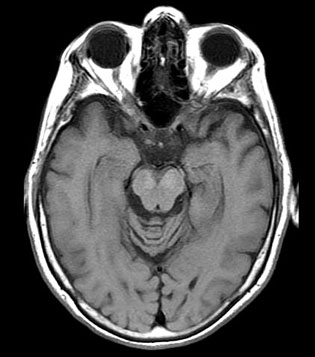
%> input picture Lab 3/BrainMRI.jpg, 315 x 357 px
$ octave Lab3.m   (GNU Octave 9; MATLAB toolbox functions it lacks are replaced by stand-ins)
%> lines starting %> are read from the running program, lines starting %| are printed output that depends on the picture; in (x1, y1, x2, y2) boxes, pixels count from 0 and x2, y2 are one past the last pixel; in counts of white or black regions, pixels touching at a corner belong together; the program's own positions count from 1
close all, clear all;

img = imread('BrainMRI.jpg');
%> img is the input picture: size 357x315x3 uint8; min 0, max 255, mean 76.4
imshow(img); title('Original');
imgg = rgb2gray(img);

BW = imgg > 60;
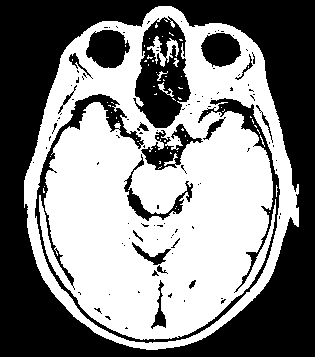
%> BW: size 357x315 logical; 51.6% white; 109 black regions (89 under 20 px), largest, box (x1, y1, x2, y2) and area: (0, 0, 315, 357) 40641, (35, 94, 280, 343) 4529, (133, 16, 191, 128) 3787
figure,
subplot(2,3,1);
imshow(BW); title('Original BW');
se = strel('disk',3); %variaa este constante !!!
%se = strel('line',3, 45); %variar para 'square', 'line', 'disk'
%se = strel('square',3);
%se = strel('ball',3);

BW1 = imerode(BW, se);
%> BW1: size 357x315 logical; 39.1% white; 25 white regions (18 under 20 px), largest, box (x1, y1, x2, y2) and area: (46, 104, 271, 338) 32020, (26, 21, 297, 348) 11095, (146, 8, 184, 22) 248
subplot(2,3,2);imshow(BW1);title('Eros鉶');

BW2 = imdilate(BW, se);
%> BW2: size 357x315 logical; 61.7% white; 46 black regions (31 under 20 px), largest, box (x1, y1, x2, y2) and area: (0, 0, 315, 357) 38354, (137, 63, 179, 126) 1255, (88, 32, 124, 66) 925
subplot(2,3,3);imshow(BW2);title('Dilata玢o');

BW3 = imopen(BW, se);
%> BW3: size 357x315 logical; 49.7% white; 11 white regions, largest, box (x1, y1, x2, y2) and area: (39, 102, 273, 340) 37311, (24, 6, 299, 350) 18098, (254, 108, 271, 142) 216
subplot(2,3,4);imshow(BW3);title('Abertura');

BW4 = imclose(BW, se);
%> BW4: size 357x315 logical; 56.4% white; 28 black regions
subplot(2,3,1);imshow(BW4);title('Fecho');

[lb num] = bwlabel(BW3); %estava BW3
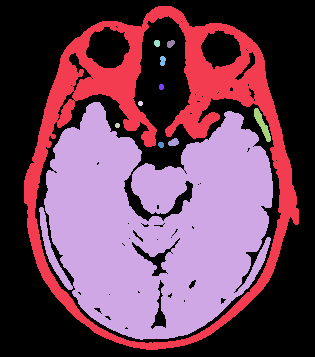
%> lb: size 357x315 double; 12 distinct labels, from 0 to 11; one colour per label, 0 black
%> num = 11
figure,
%subplot(1,3,1); imshow(mat2gray(lb)); title('Etiquetas');
subplot(1,3,1); imshow(label2rgb(lb));title('Labels')
%> after `imshow(label2rgb(lb))`:
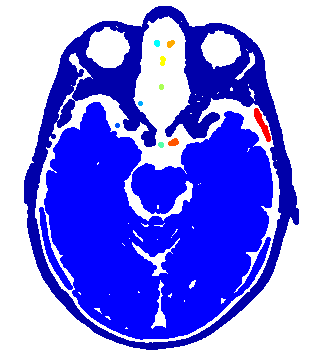
%> displayed picture: size 357x315x3, on the screen's scale of 0 to 255; mean R, G, B 129.1, 128.7, 240.4
stats = regionprops(lb);
%> stats = 11 regions; largest, box (x1, y1, x2, y2), Area and Centroid: (39, 102, 273, 340) 37311 [157 225.9], (24, 6, 299, 350) 18098 [162.7 131.7], (254, 108, 271, 142) 216 [262.8 125.1], (168, 138, 179, 146) 65 [174.2 143], (160, 56, 166, 66) 47 [163.3 61.4]
areas = [stats.Area];
%> areas = [18098 37311 21 21 36 30 26 47 47 65 216]
[dummy indM] = max(areas);
%> dummy = 37311; indM = 2
imgBr = (lb == indM);
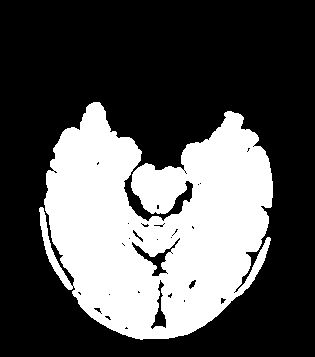
%> imgBr: size 357x315 logical; 33.2% white; 1 white region, box (x1, y1, x2, y2) and area: (39, 102, 273, 340) 37311
subplot(1,3,2);imshow(imgBr);title('Maior 醨ea');
subplot(1,3,3);imshow(imgg.*uint8(imgBr));title('C閞ebro');
%> after `imshow(imgg.*uint8(imgBr))`:
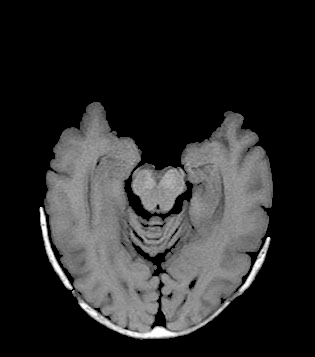
%> displayed picture: size 357x315, on the screen's scale of 0 to 255; min 0, max 255, mean 42.5
%alternativa
%subplot(1,3,4);imshow(double(imgg).*(imgBr));title('C閞ebro');

areas = [];
figure; imshow(lb); hold on;
for k=1: num

    areas = [areas length(find(lb==k))]
    plot(stats(k).Centroid(1),stats(k).Centroid(2), '.r','markersize',25);
    drawnow;

end
%> this loop made 11 passes
%> areas on passes 1 to 11: 18098, [18098 37311], [18098 37311 21], [18098 37311 21 21], [18098 37311 21 21 36], [18098 37311 21 21 36 30], [18098 37311 21 21 36 30 26], [18098 37311 21 21 36 30 26 47], [18098 37311 21 21 36 30 26 47 47], [18098 37311 21 21 36 30 26 47 47 65], [18098 37311 21 21 36 30 26 47 47 65 216]
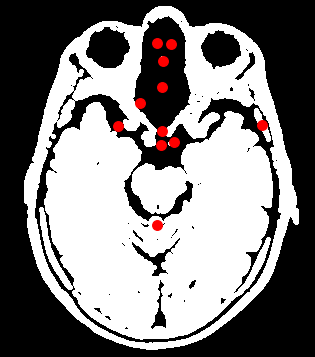
%> figure redrawn from the program's plot data
figure; imshow(lb); hold on;
[val ind] = max(areas)
%> val = 37311; ind = 2


imgBr1 = (lb == ind);
plot(1,1);imshow(imgBr1);title('Maior 醨ea');
plot(1,2);imshow(imgg.*uint8(imgBr1));title('C閞ebro');
%> after `title('C閞ebro')`:
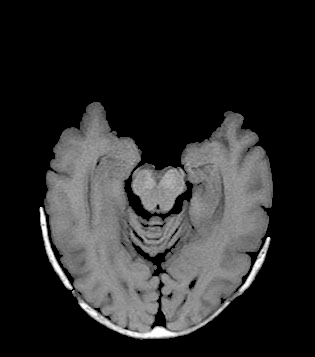
%> figure redrawn from the program's plot data; its title reads 'C閞ebro'
%plot(stats(ind).Centroid(1),stats(ind).Centroid(2), '.r','markersize',50);
%    drawnow;

%pause
